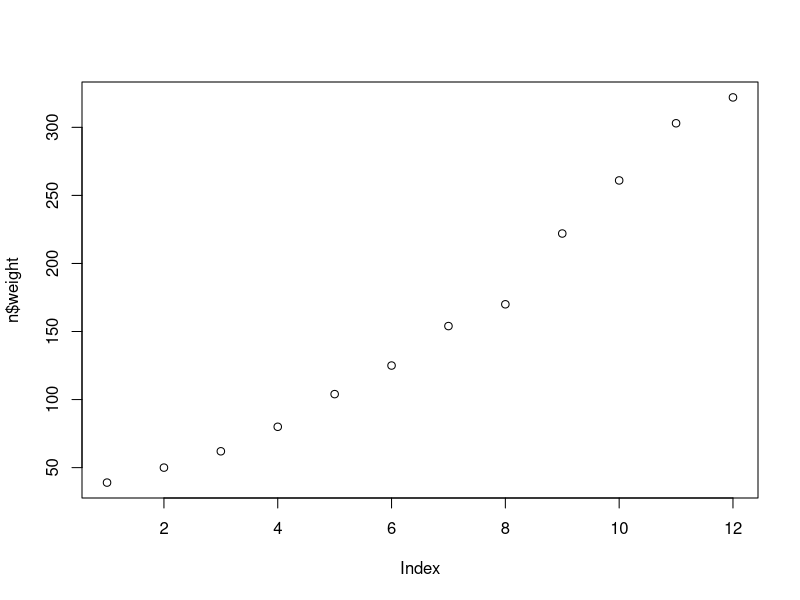
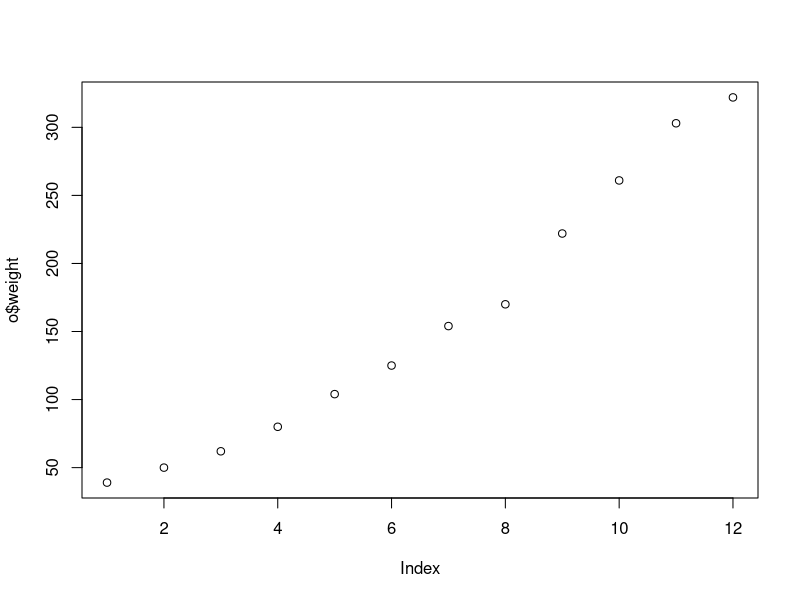
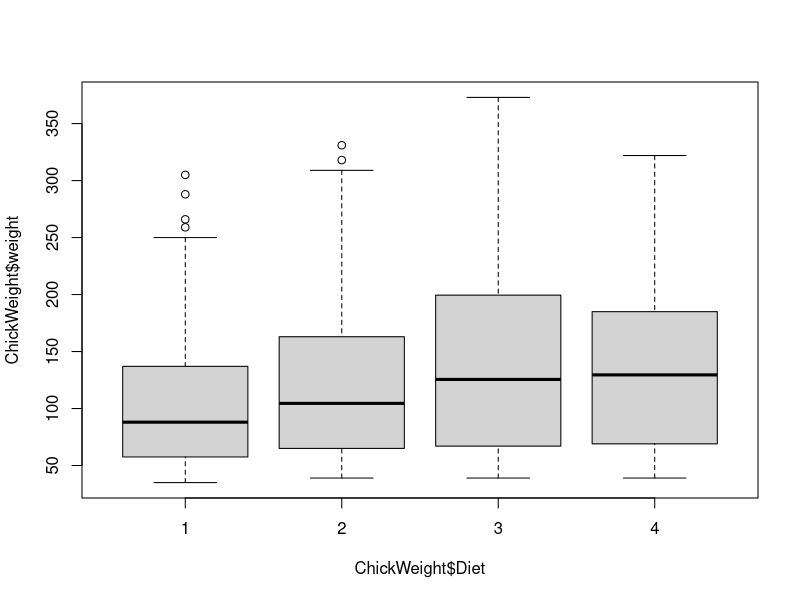
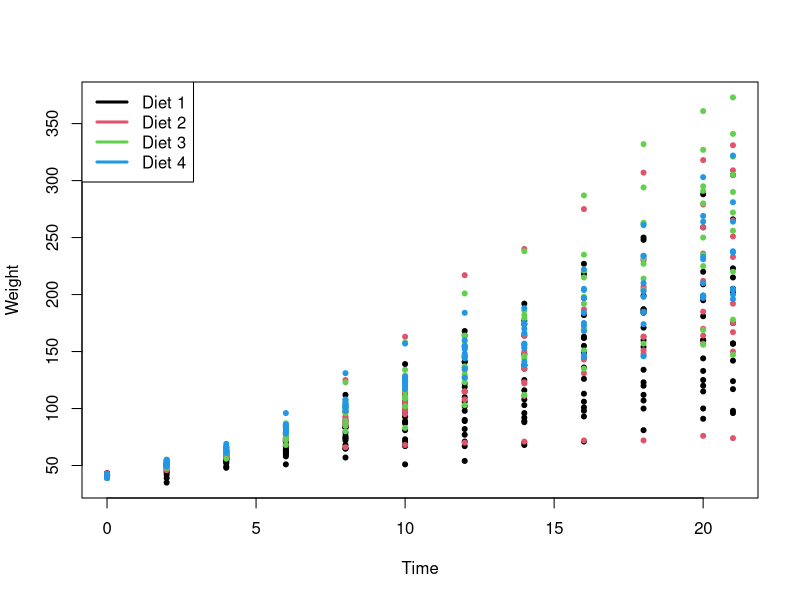

Source code (R) for these figures, in order:
a=1:10
b=1:10
c=11:20
str(a)
identical(a,b)
identical(a,c)

c=ChickWeight
a=c[,2] 
x=c[,c("weight")] 
y=ChickWeight$weight 
identical(x,y)

y=ChickWeight[,c(4,1)] 
identical(x,y)
x=ChickWeight[,c(2:4)]

m=ChickWeight[c(1,3,5,7,9),]
nrow(c)
n=c[ChickWeight$Chick == 48,] 
plot(n$weight)
o = subset(ChickWeight,Chick==48,select=c(Time,weight))
identical(n,o)
plot(o$weight)
boxplot(ChickWeight$weight ~ ChickWeight$Diet) 

with(ChickWeight, plot(Time, weight, col = Diet,pch=20,ylab='Weight'))
legend('topleft',legend=paste("Diet",levels(ChickWeight$Diet)),col=1:4,lwd=3)

ChickWeight$Chick
table(ChickWeight$Chick)
